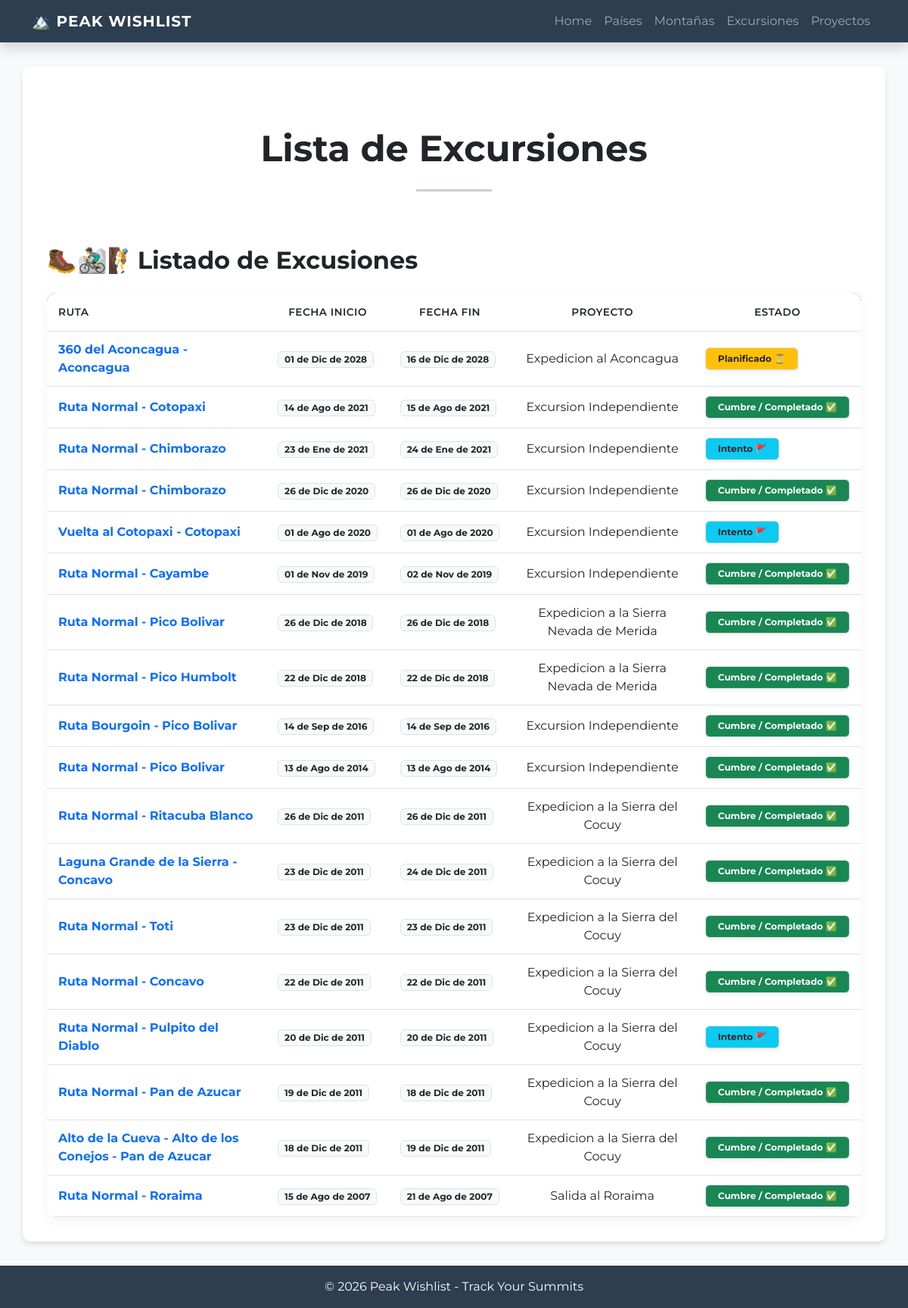
Before: /excursiones with the older database file.
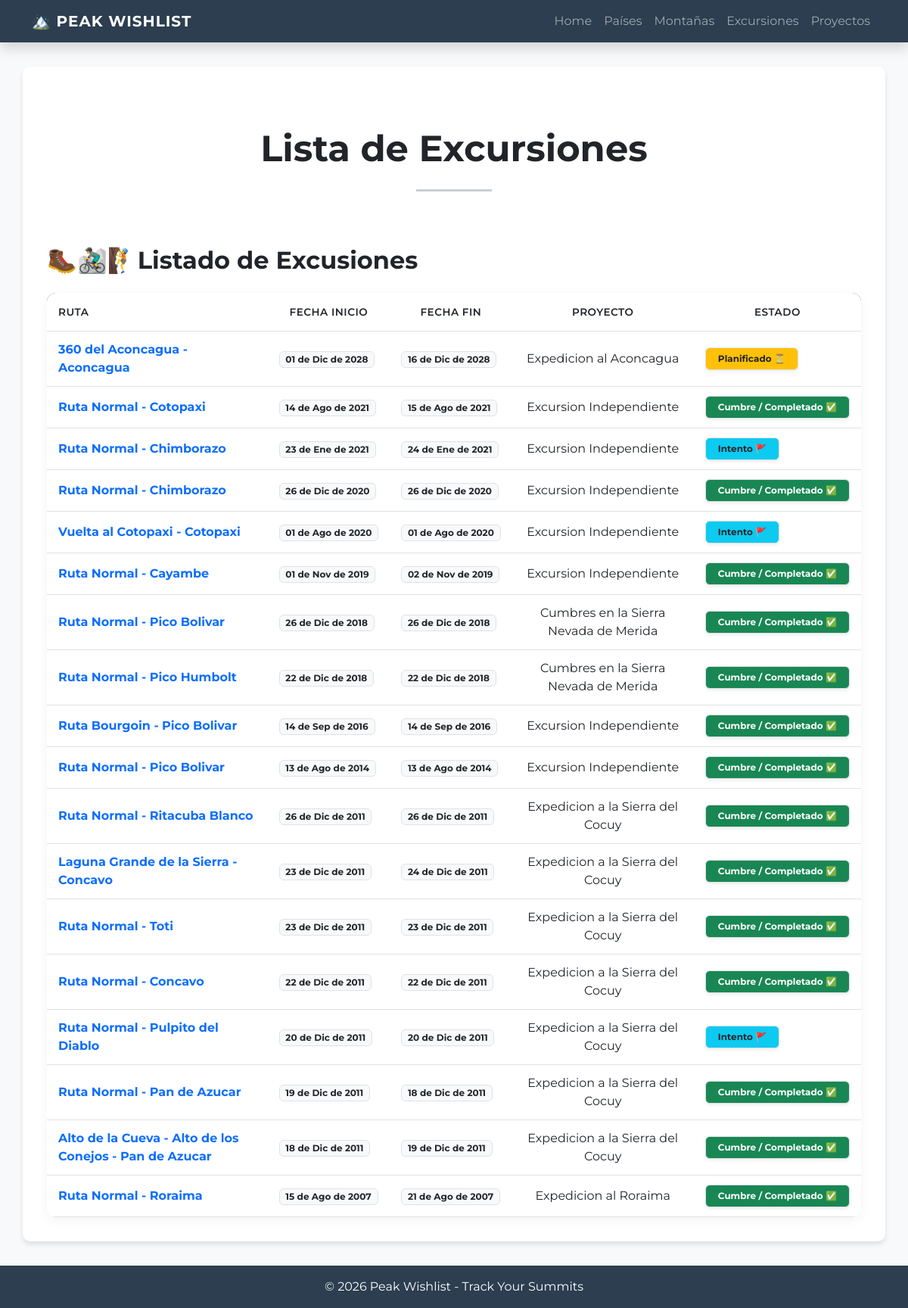
After: the same page with the newer database file.
### peak_wishlist/models.py (models this page shows, shortened)
class Excursion(models.Model):
    class Modalidad(models.TextChoices):
        GUIADO = 'Guiado'
        AUTOGUIADO = 'Autoguiado'
    class Estado(models.TextChoices):
        PLANIFICADO = 'Planificado'
        CUMBRE_COMPLETADO = 'Cumbre/Completado'
        INTENTO = 'Intento'
        CANCELADO = 'Cancelado'
    fecha_hora_inicio = models.DateTimeField(blank=False, null=False)
    fecha_hora_fin = models.DateTimeField(blank=False, null=False)
    equipo_utilizado = models.TextField(max_length=250, null=False, blank=False)
    companeros = models.TextField(max_length=250, null=False, blank=False)
    condiciones = models.TextField(max_length=250, null=False, blank=False)
    observaciones = models.TextField(max_length=250, null=False, blank=False)
    costo_total = MoneyField(max_digits=10, decimal_places=2, null=True, blank=True)
    modalidad = models.CharField(choices=Modalidad.choices, max_length=15, null=False, blank=True)
    estado = models.CharField(choices=Estado.choices, max_length=20, null=False, blank=True)
    ruta = models.ForeignKey(Ruta, on_delete=models.PROTECT, null=False, blank=False, related_name='salidas')
    proyecto = models.ForeignKey(Proyecto, on_delete=models.CASCADE, null=True, blank=True, related_name='actividades')
    class Meta:
        verbose_name="Excursion"
        verbose_name_plural="Excursiones"

class Proyecto(models.Model):
    class Estado(models.TextChoices):
        PLANIFICADO = 'Planificado'
        COMPLETADO = 'Cumbre/Completado'
    nombre = models.CharField(max_length=250, null=False, blank=False)
    pais_destino = models.ForeignKey(Pais, on_delete=models.PROTECT, null=False, blank=False)
    fecha_inicio = models.DateField(null=False, blank=False)
    fecha_fin = models.DateField(null=False, blank=False)
    presupuesto_general = MoneyField(max_digits=8, decimal_places=0, null=False, blank=False)
    companeros = models.TextField(max_length=250, null=False, blank=False)
    estado = models.CharField(choices=Estado.choices, max_length=20, null=False, blank=True)

class Ruta(models.Model):
    class TipoActividad(models.TextChoices):
        ALTA_MONTANA = 'Alta Montaña'
        ESCALDA_EN_ROCA = 'Escalada'
        TREKKING = 'Trekking'
        MTB = 'Bicicleta de Montaña'
    class TipoTrayecto(models.TextChoices):
        IDA_Y_VUELTA = 'Ida y vuelta'
        Circuito = 'Circuito'
        Travesia = 'Travesia'
        Circunvalacion = 'Circunvalacion'
    class ExigenciaFisica(models.TextChoices):
        UN_DIA = 'Treking/escalada de un Dia'
        DOS_DIAS = 'Trekking/escalada de Fin de Semana'
        VARIOS_DIAS = 'Varios Dias en Montaña'
        GRAN_RECORRIDO = 'Gran Recorrido'
        RECORRIDO_LOCAL = 'Recorrido Local'
    class UnidadTiempo(models.TextChoices):
        DIAS = 'Dias'
        HORAS = 'Horas'
    nombre = models.CharField(max_length= 50, null=False, blank=False, default="Ruta Normal")
    actividad = models.CharField(max_length=30, choices=TipoActividad.choices, null=False, blank=False)
    tipo_trayecto = models.CharField(max_length=20, choices=TipoTrayecto.choices, null=False, blank=False)
    exigencia = models.CharField(max_length=50, choices=ExigenciaFisica.choices, null=False, blank=False)
    distancia = models.DecimalField(max_digits=7, decimal_places=2, null=False, blank=False)
    desnivel_positivo = models.DecimalField(max_digits=7, decimal_places=2, null=False, blank=False)
    gps_trakking = models.URLField(max_length=100, null=False, blank=False)
    montana = models.ForeignKey(Montana, null=False, blank= False, on_delete=models.CASCADE, verbose_name="montaña")
    equipo_sugerido = models.TextField(max_length=250, null=False, blank=False)
    tiempo_estimado = models.IntegerField(null=False, blank= False)
    unidad_tiempo_estimado = models.CharField(choices=UnidadTiempo.choices, blank=False, null=False)
    dificultad_tecnica = models.CharField(max_length=20, null=False, blank=False)
    observaciones = models.TextField(max_length=200, null=True, blank=True)
    indicaciones_inicio_ruta = models.TextField(max_length=200, null=True, blank=True)

class Montana(models.Model):
    nombre = models.CharField(max_length= 50, null=False, blank=False)
    altitud = models.PositiveIntegerField(null=False, blank=False)
    cordillera = models.CharField(max_length=50, null=True, blank=True)
    pais = models.ManyToManyField(Pais, related_name="montanas")
    provincia_estado_departamento_region = models.CharField(max_length=50, blank=False)
    requiere_permiso = models.BooleanField(default=False)
    parque = models.ForeignKey(Parque, null=True, blank=True, on_delete=models.PROTECT)
    class Meta:
        verbose_name="Montaña"
        verbose_name_plural="Montañas"

### peak_wishlist/views.py (the view)
# urls.py: path('excursiones', views.excursiones, name='excursiones'),
def excursiones(rqequest, proyecto_id=None, ruta_id=None, montana_id=None):
    if proyecto_id:
        proyecto =  models.Proyecto.objects.get(id =proyecto_id)
        query = models.Excursion.objects.filter(proyecto=proyecto).order_by('-fecha_hora_inicio')
        extension_titulo = f" de: {proyecto.nombre}"
    elif  ruta_id:
        ruta =  models.Ruta.objects.get(id =ruta_id)
        query = models.Excursion.objects.filter(ruta=ruta).order_by('-fecha_hora_inicio')
        extension_titulo = f" en: {ruta.nombre} de {ruta.montana.nombre}"
    elif  montana_id:
        montana =  models.Montana.objects.get(id =montana_id)
        query = models.Excursion.objects.filter(ruta__montana=montana).order_by('-fecha_hora_inicio')
        extension_titulo = f" en: {montana.nombre} "
    else:
        query = models.Excursion.objects.all().order_by('-fecha_hora_inicio')
        extension_titulo = ""
    return render(rqequest, 'peak_wishlist/excursiones.html', {'excursiones': query, "extension_titulo": extension_titulo})

### peak_wishlist/templates/peak_wishlist/excursiones.html (shortened to what this page needs)
{% extends 'peak_wishlist/base.html' %}
{% block contenido %}
<div class="text-center py-5">
    <h3 class="display-5 fw-bold text-dark">Lista de Excursiones</h3>
    <hr class="my-4 mx-auto" style="width: 100px; border-top: 3px solid #2c3e50;">
</div>
<h2 class="mb-4 text-dark fw-bold">🥾🚵‍♂️🧗Listado de Excusiones {{ extension_titulo }}</h2>
<div class="table-container-custom table-responsive">
    <table class="table table-custom mb-0">
        <thead>
            <tr>
                <th>Ruta</th>
                <th class="text-center">Fecha Inicio</th>
                <th class="text-center">Fecha Fin</th>
                <th class="text-center">Proyecto</th>
                <th class="text-center">Estado</th>
            </tr>
        </thead>
        <tbody>
            {% for excursion in excursiones %}
            <tr>
               <td class="fw-bold text-primary">{{ excursion.ruta.nombre }} -  {{ excursion.ruta.montana.nombre }}</td>
               <td>
                    <span class="badge bg-light text-dark border">
                        {{ excursion.fecha_hora_inicio|date:"d \d\e M \d\e Y"}}
                    </span>
                </td>
                <td>
                    <span class="badge bg-light text-dark border">
                         {{ excursion.fecha_hora_fin|date:"d \d\e M \d\e Y"}}
                    </span>
                </td>
                <td class="text-center">
                    {% if excursion.proyecto %}
                        {{ excursion.proyecto.nombre}}
                    {% else %}
                        Excursion Independiente
                    {% endif %}
                </td>
                <td>
                    <span class="badge border shadow-sm px-3 py-2
                    {% if excursion.estado == 'Cumbre/Completado' %}
                         bg-success
                    {% elif excursion.estado == 'Intento' %}
                         bg-info text-dark
                    {% elif excursion.estado == 'Planificado' %}
                         bg-warning text-dark
                    {% else %}
                         bg-danger
                    {% endif %}">
                    {% if excursion.estado == 'Cumbre/Completado' %}
                         Cumbre / Completado ✅
                    {% elif excursion.estado == 'Intento' %}
                         Intento 🚩
                    {% elif excursion.estado == 'Planificado' %}
                         Planificado ⏳
                    {% else %}
                         Cancelado ❌
                    {% endif %}
                    </span>
                </td>
            </tr>
            {% empty %}
            <tr>
                <td colspan="5" class="text-center py-4 text-muted">
                    No hay Excursiones registradas todavía.
                </td>
            </tr>
            {% endfor %}
        </tbody>
    </table>
</div>
{% endblock contenido %}

Changed rows visible on the page:
changed through a linked row, Excursion "26 de Dic de 2018": proyecto.nombre "Expedicion a la Sierra Nevada de Merida" → "Cumbres en la Sierra Nevada de Merida"
changed through a linked row, Excursion "22 de Dic de 2018": proyecto.nombre "Expedicion a la Sierra Nevada de Merida" → "Cumbres en la Sierra Nevada de Merida"
changed through a linked row, Excursion "Roraima": proyecto.nombre "Salida al Roraima" → "Expedicion al Roraima"
